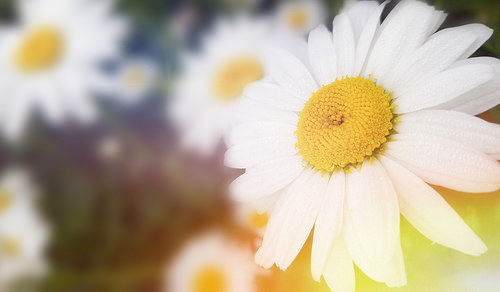
#> input picture L09/data/train/daisy/daisy_108.jpg, 500 x 292 px, given in place of daisy.jpg, which was not available
$ jupyter execute --allow-errors classification.ipynb
#> lines starting #> are read from the running program, lines starting #| are printed output that depends on the picture; pictures that were not available may be replaced by others from this repository, and a replacement may not be noted
[cell 1]
import mindspore.dataset as ds
import mindspore.dataset.vision as vision

def create_dataset(path, batch_size=10, train=True, image_size=224):
    dataset = ds.ImageFolderDataset(path,
                                    num_parallel_workers=8,
                                    class_indexing={"daisy": 0, "dandelion": 1, "roses": 2, "sunflowers": 3, "tulips": 4})

    # 图像增强操作
    mean = [0.485 * 255, 0.456 * 255, 0.406 * 255]
    std = [0.229 * 255, 0.224 * 255, 0.225 * 255]
    if train:
        trans = [
            vision.RandomCropDecodeResize(image_size, scale=(0.08, 1.0), ratio=(0.75, 1.333)), # 随机裁剪解码编码缩放
            vision.RandomHorizontalFlip(prob=0.5), # 随机水平翻转
            vision.Normalize(mean=mean, std=std), # 标准化
            vision.HWC2CHW() # 通道数转换
        ]
    else:
        trans = [
            vision.Decode(),
            vision.Resize(256),
            vision.CenterCrop(image_size), # 裁剪
            vision.Normalize(mean=mean, std=std),
            vision.HWC2CHW()
        ]

    dataset = dataset.map(operations=trans, input_columns="image", num_parallel_workers=8)
    dataset = dataset.shuffle(buffer_size=1250)
    # 设置batch_size的大小，若最后一次抓取的样本数小于batch_size，则丢弃
    dataset = dataset.batch(batch_size, drop_remainder=True)
    return dataset

[cell 2]
import matplotlib.pyplot as plt

batch_size = 60

# 加载训练数据集
train_path = "./data/train"
#> (the rest of this cell did not finish here and is left out)

[cell 3]
from mindvision.dataset import DownLoad

models_url = "https://download.mindspore.cn/vision/classification/resnet50_224.ckpt"

#> (the rest of this cell did not finish here and is left out)

[cell 4]
import mindspore.nn as nn
import mindspore as ms
from mindvision.classification.models import resnet50
from mindvision.engine.loss import CrossEntropySmooth
from mindspore import Tensor
from mindspore.train import Accuracy, Loss

# 创建模型,其中目标分类数为5，图像输入大小为(224,224)
#> (the rest of this cell did not finish here and is left out)

[cell 5]
import matplotlib.pyplot as plt
import numpy as np
from PIL import Image
from mindvision.classification.models import resnet50
import mindspore as ms

#> (the rest of this cell did not finish here and is left out)

[cell 6]
import numpy as np
from mindvision.engine.callback import ValAccMonitor
from mindspore.train import TimeMonitor, Callback

num_epochs = 3
val_interval = 1
print_interval = 1

class LossMon(Callback):
    # [24 lines left out: functions __init__, on_train_step_end, not called in this run]

# 模型训练与验证，训练完成后保存验证精度最高的ckpt文件（best.ckpt）到当前目录下
#> (the rest of this cell did not finish here and is left out)

[cell 7]
import matplotlib.pyplot as plt

plt.title("Loss Curve")
plt.xlabel("batch")
plt.ylabel("loss")
#> (the rest of this cell did not finish here and is left out)

[cell 8]
import matplotlib.pyplot as plt
import numpy as np
from PIL import Image
from mindvision.classification.models import resnet50
import mindspore as ms

def visualize_model(image_path, label):
#> called with image_path = './data/infer/daisy.jpg', label = 'daisy'
    image = Image.open(image_path).convert("RGB")
#> image is the input picture: PIL image 500x292 RGB; mean R, G, B 189.3, 176.4, 153.7
    image = image.resize((224, 224))
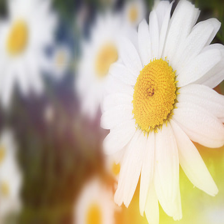
#> image: PIL image 224x224 RGB; mean R, G, B 189.3, 176.4, 153.7
    plt.imshow(image)

    # 归一化处理
    mean = np.array([0.485 * 255, 0.456 * 255, 0.406 * 255])
    std = np.array([0.229 * 255, 0.224 * 255, 0.225 * 255])
    image = np.array(image)
    image = (image - mean) / std
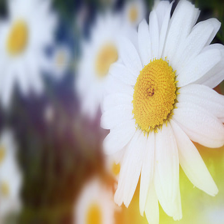
#> image: shape (224, 224, 3) float64; mean R, G, B 1.12, 1.05, 0.874; drawn with min black and max white
    image = image.astype(np.float32)

    # 图像通道由(h, w, c)转换为(c, h, w)
    image = np.transpose(image, (2, 0, 1))

    # 扩展数据维数为(1, c, h, w)
    image = np.expand_dims(image, axis=0)

    # 定义并加载网络
    net = network
    param_dict = ms.load_checkpoint("./checkpoints/best.ckpt")
    ms.load_param_into_net(net, param_dict)
    model = ms.Model(net)

    # 模型预测
    pre = model.predict(ms.Tensor(image))
    result = np.argmax(pre)

    class_name = {0: "daisy", 1: "dandelion", 2: "roses", 3: "sunflowers", 4: "tulips"}
    color = 'green' if class_name[result] == label else 'red'

    plt.title(f"Predict: {class_name[result]}\nlabel:{label}", color=color)
    plt.axis("off")
    return result

image1 = "./data/infer/daisy.jpg"
plt.figure(figsize=(15, 7))
plt.subplot(1, 5, 1)
#> (the rest of this cell did not finish here and is left out)

$ run again, on L09/data/train/daisy/daisy_124.jpg
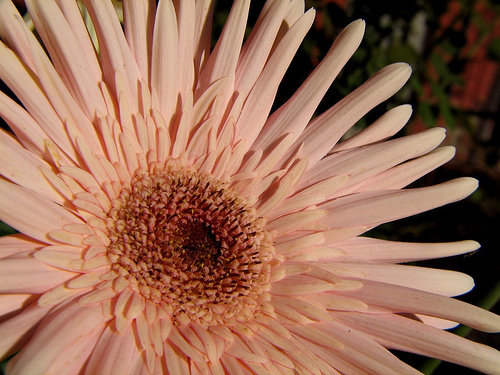
#> input picture L09/data/train/daisy/daisy_124.jpg, 500 x 375 px, given in place of daisy.jpg, which was not available
#> in visualize_model, image is the input picture: PIL image 500x375 RGB; mean R, G, B 155.5, 110, 87.7
#> in visualize_model, `image = image.resize((224, 224))`:
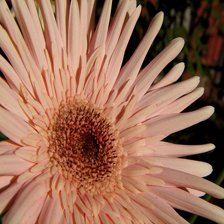
#> image: PIL image 224x224 RGB; mean R, G, B 155.5, 110, 87.8
#> in visualize_model, `image = (image - mean) / std`:
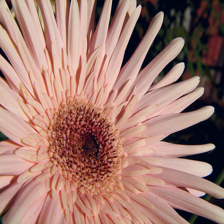
#> image: shape (224, 224, 3) float64; mean R, G, B 0.545, -0.109, -0.275; drawn with min black and max white

$ run again, on L09/data/train/daisy/daisy_125.jpg
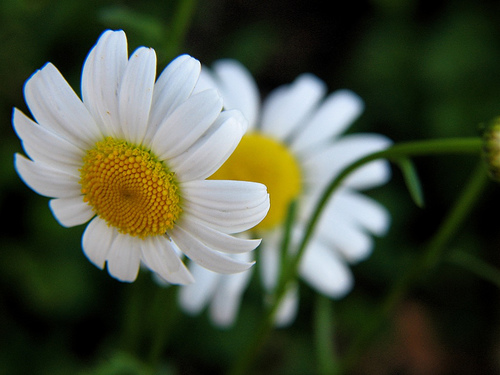
#> input picture L09/data/train/daisy/daisy_125.jpg, 500 x 375 px, given in place of daisy.jpg, which was not available
#> in visualize_model, image is the input picture: PIL image 500x375 RGB; mean R, G, B 75.2, 82.9, 64.7
#> in visualize_model, `image = image.resize((224, 224))`:
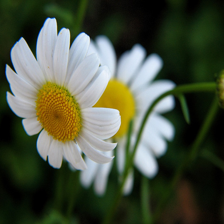
#> image: PIL image 224x224 RGB; mean R, G, B 75.2, 82.9, 64.7

$ run again, on L09/data/train/daisy/daisy_140.jpg
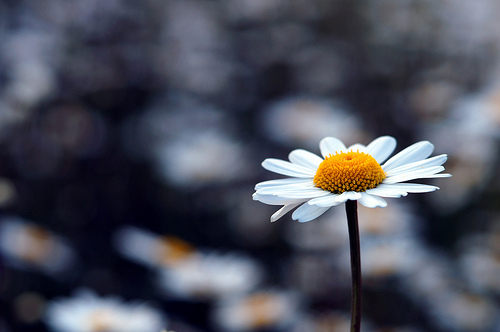
#> input picture L09/data/train/daisy/daisy_140.jpg, 500 x 332 px, given in place of daisy.jpg, which was not available
#> in visualize_model, image is the input picture: PIL image 500x332 RGB; mean R, G, B 75.5, 78, 90.2
#> in visualize_model, `image = image.resize((224, 224))`:
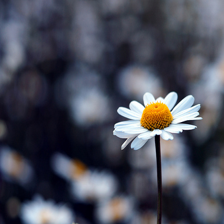
#> image: PIL image 224x224 RGB; mean R, G, B 75.5, 78, 90.2
